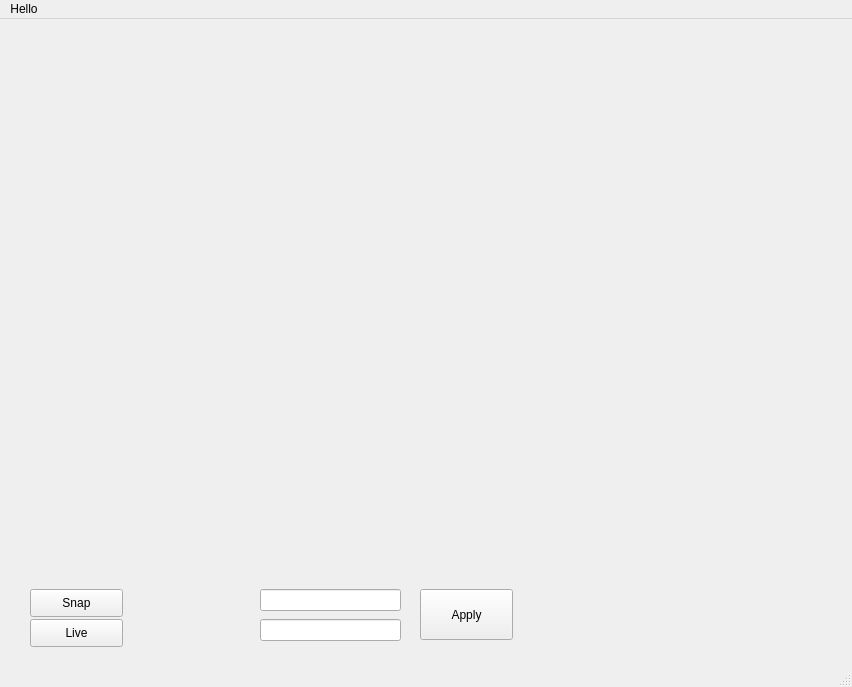
<?xml version="1.0" encoding="UTF-8"?>
<ui version="4.0">
 <class>MainWindow</class>
 <widget class="QMainWindow" name="MainWindow">
  <property name="geometry">
   <rect>
    <x>0</x>
    <y>0</y>
    <width>852</width>
    <height>687</height>
   </rect>
  </property>
  <property name="windowTitle">
   <string>Basic Camera Feed</string>
  </property>
  <widget class="QWidget" name="centralwidget">
   <property name="layoutDirection">
    <enum>Qt::LeftToRight</enum>
   </property>
   <widget class="QWidget" name="camera_widget" native="true">
    <property name="geometry">
     <rect>
      <x>20</x>
      <y>10</y>
      <width>811</width>
      <height>541</height>
     </rect>
    </property>
    <layout class="QHBoxLayout" name="horizontalLayout"/>
   </widget>
   <widget class="QPushButton" name="snap_button">
    <property name="geometry">
     <rect>
      <x>30</x>
      <y>570</y>
      <width>93</width>
      <height>28</height>
     </rect>
    </property>
    <property name="text">
     <string>Snap</string>
    </property>
   </widget>
   <widget class="QPushButton" name="live_button">
    <property name="geometry">
     <rect>
      <x>30</x>
      <y>600</y>
      <width>93</width>
      <height>28</height>
     </rect>
    </property>
    <property name="text">
     <string>Live</string>
    </property>
   </widget>
   <widget class="QLineEdit" name="camera_exposure_line">
    <property name="geometry">
     <rect>
      <x>260</x>
      <y>570</y>
      <width>141</width>
      <height>22</height>
     </rect>
    </property>
   </widget>
   <widget class="QLineEdit" name="camera_gain_line">
    <property name="geometry">
     <rect>
      <x>260</x>
      <y>600</y>
      <width>141</width>
      <height>22</height>
     </rect>
    </property>
   </widget>
   <widget class="QPushButton" name="apply_button">
    <property name="geometry">
     <rect>
      <x>420</x>
      <y>570</y>
      <width>93</width>
      <height>51</height>
     </rect>
    </property>
    <property name="text">
     <string>Apply</string>
    </property>
   </widget>
  </widget>
  <widget class="QMenuBar" name="menubar">
   <property name="geometry">
    <rect>
     <x>0</x>
     <y>0</y>
     <width>852</width>
     <height>26</height>
    </rect>
   </property>
   <widget class="QMenu" name="menuHello">
    <property name="title">
     <string>Hello</string>
    </property>
   </widget>
   <addaction name="menuHello"/>
  </widget>
  <widget class="QStatusBar" name="statusbar"/>
 </widget>
 <resources/>
 <connections/>
</ui>
